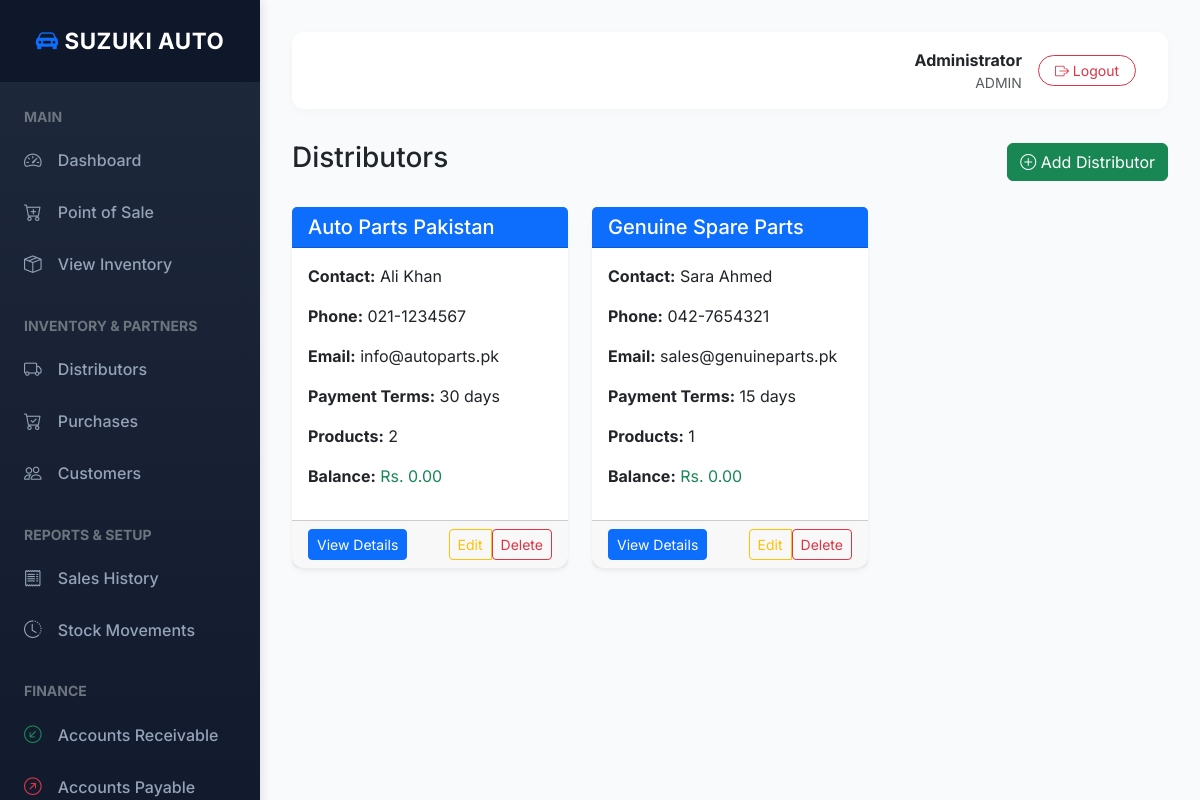
The page /distributors/ (signed in) on the database its author committed.
### models.py (models this page shows, shortened)
class User(db.Model, UserMixin):
    id = db.Column(db.Integer, primary_key=True)
    username = db.Column(db.String(150), unique=True, nullable=False)
    password_hash = db.Column(db.String(200), nullable=False)
    role = db.Column(db.String(20), nullable=False)  # staff / admin
    full_name = db.Column(db.String(200))
    phone = db.Column(db.String(20))
    created_orders = db.relationship('Order', foreign_keys='Order.created_by', back_populates='creator', lazy=True)
    approved_orders = db.relationship('Order', foreign_keys='Order.approved_by', back_populates='approver', lazy=True)
    created_purchases = db.relationship('PurchaseOrder', foreign_keys='PurchaseOrder.created_by', back_populates='creator', lazy=True)

class Distributor(db.Model):
    id = db.Column(db.Integer, primary_key=True)
    name = db.Column(db.String(200), nullable=False)
    contact_person = db.Column(db.String(200))
    phone = db.Column(db.String(20))
    email = db.Column(db.String(200))
    address = db.Column(db.Text)
    payment_terms = db.Column(db.Integer, default=30)  # Days
    created_at = db.Column(db.DateTime, default=datetime.utcnow)
    products = db.relationship('Product', back_populates='distributor', lazy=True)
    purchase_orders = db.relationship('PurchaseOrder', back_populates='distributor', lazy=True)
    transactions = db.relationship('SupplierTransaction', back_populates='distributor', lazy=True)
    @property
    def balance(self):
        credit = db.session.query(db.func.sum(SupplierTransaction.amount))\
            .filter(SupplierTransaction.distributor_id == self.id,
                   SupplierTransaction.transaction_type == 'payable').scalar() or 0
        debit = db.session.query(db.func.sum(SupplierTransaction.amount))\
            .filter(SupplierTransaction.distributor_id == self.id,
                   SupplierTransaction.transaction_type == 'payment').scalar() or 0
        return credit - debit

### routes/distributors.py (the view)
@distributors_bp.route('/')
@login_required
@role_required('admin')
def list_distributors():
    all_distributors = DistributorsController.get_all_distributors()
    return render_template('distributors.html', distributors=all_distributors)

### app.py (called while the page is built)
def create_app():
    app = Flask(__name__)
    app.config['SECRET_KEY'] = 'secret-key-change-in-production'
    app.config['SQLALCHEMY_DATABASE_URI'] = 'sqlite:///pos.db'
    app.config['SQLALCHEMY_TRACK_MODIFICATIONS'] = False
    db.init_app(app)
    login_manager.init_app(app)
    @login_manager.user_loader
    def load_user(user_id):
        return db.session.get(User, int(user_id))
    register_blueprints(app)
    return app

### controllers/distributors_controller.py (called while the page is built)
    @staticmethod
    def get_all_distributors():
        return Distributor.query.all()

### utils.py (called while the page is built)
def role_required(role):
    def wrapper(f):
        @wraps(f)
        def decorated(*args, **kwargs):
            if not current_user.is_authenticated or getattr(current_user, 'role', None) != role:
                abort(403)
            return f(*args, **kwargs)
        return decorated
    return wrapper

### templates/distributors.html (shortened to what this page needs)
{% extends "base.html" %} {% block content %}
<div class="d-flex justify-content-between align-items-center mb-4">
  <h3>Distributors</h3>
  <a href="{{ url_for('distributors.add_distributor') }}" class="btn btn-success">
    <i class="bi bi-plus-circle"></i> Add Distributor
  </a>
</div>
<div class="row">
  {% for distributor in distributors %}
  <div class="col-md-6 col-lg-4 mb-4">
    <div class="card h-100">
      <div class="card-header bg-primary text-white">
        <h5 class="mb-0">{{ distributor.name }}</h5>
      </div>
      <div class="card-body">
        <p>
          <strong>Contact:</strong> {{ distributor.contact_person or 'N/A' }}
        </p>
        <p><strong>Phone:</strong> {{ distributor.phone or 'N/A' }}</p>
        <p><strong>Email:</strong> {{ distributor.email or 'N/A' }}</p>
        <p>
          <strong>Payment Terms:</strong> {{ distributor.payment_terms }} days
        </p>
        <p><strong>Products:</strong> {{ distributor.products|length }}</p>
        <p>
          <strong>Balance:</strong>
          <span
            class="{% if distributor.balance > 0 %}text-danger{% else %}text-success{% endif %}"
          >
            Rs. {{ "%.2f"|format(distributor.balance) }}
          </span>
        </p>
      </div>
      <div class="card-footer d-flex justify-content-between align-items-center">
        <a
          href="{{ url_for('distributors.distributor_detail', id=distributor.id) }}"
          class="btn btn-sm btn-primary"
        >
          View Details
        </a>
        <div class="btn-group">
            <a href="{{ url_for('distributors.edit_distributor', id=distributor.id) }}" class="btn btn-sm btn-outline-warning">Edit</a>
            <form action="{{ url_for('distributors.delete_distributor', id=distributor.id) }}" method="POST" class="d-inline" onsubmit="return confirm('Are you sure you want to delete this distributor?');">
                <button type="submit" class="btn btn-sm btn-outline-danger">Delete</button>
            </form>
        </div>
      </div>
    </div>
  </div>
  {% endfor %}
</div>
 {% endblock %}

### templates/base.html (shortened to what this page needs)
<!doctype html>
<html lang="en">
  <head>
    <link href="https://cdn.jsdelivr.net/npm/bootstrap@5.3.0/dist/css/bootstrap.min.css" rel="stylesheet" />
    <link href="https://cdn.jsdelivr.net/npm/bootstrap-icons@1.11.0/font/bootstrap-icons.css" rel="stylesheet" />
  </head>
  <body>
    {% if current_user.is_authenticated %}
    <div class="d-flex flex-column flex-lg-row">
      <nav class="sidebar flex-shrink-0">
        <a href="{{ url_for('main.dashboard') }}" class="brand">
          <i class="bi bi-car-front-fill text-primary"></i> SUZUKI AUTO
        </a>
        <div class="sidebar-nav">
          <div class="px-4 mb-2 text-uppercase text-secondary small fw-bold tracking-wider">Main</div>
          <a href="{{ url_for('main.dashboard') }}"><i class="bi bi-speedometer2"></i> Dashboard</a>
          <a href="{{ url_for('sales.create_order') }}"><i class="bi bi-cart-plus"></i> Point of Sale</a>
          <a href="{{ url_for('products.products') }}"><i class="bi bi-box-seam"></i> View Inventory</a>
          {% if current_user.role == 'admin' %}
          <div class="px-4 mt-4 mb-2 text-uppercase text-secondary small fw-bold tracking-wider">Inventory & Partners</div>
          <a href="{{ url_for('distributors.list_distributors') }}"><i class="bi bi-truck"></i> Distributors</a>
          <a href="{{ url_for('purchases.purchase_orders') }}"><i class="bi bi-cart-check"></i> Purchases</a>
          <a href="{{ url_for('customers.index') }}"><i class="bi bi-people"></i> Customers</a>
          <div class="px-4 mt-4 mb-2 text-uppercase text-secondary small fw-bold tracking-wider">Reports & Setup</div>
          <a href="{{ url_for('sales.sales_history') }}"><i class="bi bi-receipt"></i> Sales History</a>
          <a href="{{ url_for('analytics.stock_movements') }}"><i class="bi bi-clock-history"></i> Stock Movements</a>
          <div class="px-4 mt-4 mb-2 text-uppercase text-secondary small fw-bold tracking-wider">Finance</div>
          <a href="{{ url_for('analytics.receivables') }}"><i class="bi bi-arrow-down-left-circle text-success"></i> Accounts Receivable</a>
          <a href="{{ url_for('analytics.payables') }}"><i class="bi bi-arrow-up-right-circle text-danger"></i> Accounts Payable</a>
          {% endif %}
        </div>
      </nav>
      <div class="main-content flex-grow-1">
        <div class="topbar">
          <div class="d-flex align-items-center">
            <div class="me-3 text-end d-none d-sm-block">
              <div class="fw-bold text-dark">{{ current_user.full_name or current_user.username }}</div>
              <div class="small text-muted text-uppercase tracking-wider">{{ current_user.role }}</div>
            </div>
            <a href="{{ url_for('auth.logout') }}" class="btn btn-outline-danger btn-sm rounded-pill px-3">
              <i class="bi bi-box-arrow-right"></i> Logout
            </a>
          </div>
        </div>
        {% block content %}{% endblock %}
      </div>
    </div>
    {% endif %}
  </body>
</html>

### templates/base.html (style rules this page uses)
body { min-height: 100vh; background-color: #f8fafc; font-family: 'Inter', system-ui, -apple-system, sans-serif; }
.sidebar { width: 260px; background: linear-gradient(180deg, #1e293b 0%, #0f172a 100%); color: white; min-height: 100vh; position: fixed; box-shadow: 2px 0 10px rgba(0,0,0,0.1); z-index: 1000; overflow-y: auto; }
.sidebar .brand { padding: 1.5rem 1rem; background: #0f172a; font-size: 1.4rem; font-weight: 700; text-align: center; text-decoration: none; color: white; display: block; letter-spacing: 0.5px; }
.sidebar-nav { padding: 1.5rem 0; }
.sidebar-nav a { padding: 0.8rem 1.5rem; color: #94a3b8; text-decoration: none; display: block; transition: all 0.2s ease; font-weight: 500; }
.sidebar-nav a i { margin-right: 12px; font-size: 1.1em; width: 20px; text-align: center; }
.main-content { margin-left: 260px; padding: 2rem; width: calc(100% - 260px); }
.topbar { background: white; padding: 1rem 2rem; box-shadow: 0 2px 10px rgba(0,0,0,0.03); margin-bottom: 2rem; border-radius: 12px; display: flex; justify-content: space-between; align-items: center; }
.card { border: none; border-radius: 12px; box-shadow: 0 4px 6px -1px rgba(0,0,0,0.05), 0 2px 4px -1px rgba(0,0,0,0.03); transition: transform 0.2s ease-in-out, box-shadow 0.2s ease-in-out; }
.btn { transition: all 0.2s cubic-bezier(0.4, 0, 0.2, 1); }

### rows shown on the page
User: full_name "Administrator", role "ADMIN"
Distributor: name "Auto Parts Pakistan", contact_person "Ali Khan", phone "021-1234567", email "info@autoparts.pk", payment_terms "30", products|length "2", balance "0.00"
Distributor: name "Genuine Spare Parts", contact_person "Sara Ahmed", phone "042-7654321", email "sales@genuineparts.pk", payment_terms "15", products|length "1", balance "0.00"
